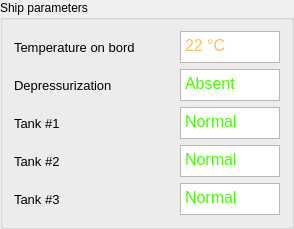
                <widget class="QGroupBox" name="groupBoxShipParameters">
                 <property name="title">
                  <string>Ship parameters</string>
                 </property>
                 <layout class="QVBoxLayout" name="verticalLayout_20">
                  <item>
                   <layout class="QHBoxLayout" name="horizontalLayout_27">
                    <item>
                     <widget class="QLabel" name="label_24">
                      <property name="minimumSize">
                       <size>
                        <width>160</width>
                        <height>0</height>
                       </size>
                      </property>
                      <property name="font">
                       <font>
                        <pointsize>10</pointsize>
                       </font>
                      </property>
                      <property name="text">
                       <string>Temperature on bord</string>
                      </property>
                     </widget>
                    </item>
                    <item>
                     <widget class="QTextEdit" name="textEdit_5">
                      <property name="minimumSize">
                       <size>
                        <width>100</width>
                        <height>22</height>
                       </size>
                      </property>
                      <property name="maximumSize">
                       <size>
                        <width>100</width>
                        <height>32</height>
                       </size>
                      </property>
                      <property name="font">
                       <font>
                        <pointsize>10</pointsize>
                       </font>
                      </property>
                      <property name="html">
                       <string>&lt;!DOCTYPE HTML PUBLIC &quot;-//W3C//DTD HTML 4.0//EN&quot; &quot;http://www.w3.org/TR/REC-html40/strict.dtd&quot;&gt;
&lt;html&gt;&lt;head&gt;&lt;meta name=&quot;qrichtext&quot; content=&quot;1&quot; /&gt;&lt;meta charset=&quot;utf-8&quot; /&gt;&lt;style type=&quot;text/css&quot;&gt;
p, li { white-space: pre-wrap; }
hr { height: 1px; border-width: 0; }
li.unchecked::marker { content: &quot;\2610&quot;; }
li.checked::marker { content: &quot;\2612&quot;; }
&lt;/style&gt;&lt;/head&gt;&lt;body style=&quot; font-family:'Cantarell'; font-size:10pt; font-weight:400; font-style:normal;&quot;&gt;
&lt;p style=&quot; margin-top:0px; margin-bottom:0px; margin-left:0px; margin-right:0px; -qt-block-indent:0; text-indent:0px;&quot;&gt;&lt;span style=&quot; font-family:'Segoe UI'; font-size:12pt; color:#ffbf59;&quot;&gt;22 °C&lt;/span&gt;&lt;/p&gt;&lt;/body&gt;&lt;/html&gt;</string>
                      </property>
                     </widget>
                    </item>
                   </layout>
                  </item>
                  <item>
                   <layout class="QHBoxLayout" name="horizontalLayout_28">
                    <item>
                     <widget class="QLabel" name="label_25">
                      <property name="minimumSize">
                       <size>
                        <width>160</width>
                        <height>0</height>
                       </size>
                      </property>
                      <property name="font">
                       <font>
                        <pointsize>10</pointsize>
                       </font>
                      </property>
                      <property name="text">
                       <string>Depressurization</string>
                      </property>
                     </widget>
                    </item>
                    <item>
                     <widget class="QTextEdit" name="textEdit_6">
                      <property name="minimumSize">
                       <size>
                        <width>100</width>
                        <height>22</height>
                       </size>
                      </property>
                      <property name="maximumSize">
                       <size>
                        <width>100</width>
                        <height>32</height>
                       </size>
                      </property>
                      <property name="font">
                       <font>
                        <pointsize>10</pointsize>
                       </font>
                      </property>
                      <property name="html">
                       <string>&lt;!DOCTYPE HTML PUBLIC &quot;-//W3C//DTD HTML 4.0//EN&quot; &quot;http://www.w3.org/TR/REC-html40/strict.dtd&quot;&gt;
&lt;html&gt;&lt;head&gt;&lt;meta name=&quot;qrichtext&quot; content=&quot;1&quot; /&gt;&lt;meta charset=&quot;utf-8&quot; /&gt;&lt;style type=&quot;text/css&quot;&gt;
p, li { white-space: pre-wrap; }
hr { height: 1px; border-width: 0; }
li.unchecked::marker { content: &quot;\2610&quot;; }
li.checked::marker { content: &quot;\2612&quot;; }
&lt;/style&gt;&lt;/head&gt;&lt;body style=&quot; font-family:'Cantarell'; font-size:10pt; font-weight:400; font-style:normal;&quot;&gt;
&lt;p style=&quot; margin-top:0px; margin-bottom:0px; margin-left:0px; margin-right:0px; -qt-block-indent:0; text-indent:0px;&quot;&gt;&lt;span style=&quot; font-family:'Segoe UI'; font-size:12pt; color:#44ff00;&quot;&gt;Absent&lt;/span&gt;&lt;/p&gt;&lt;/body&gt;&lt;/html&gt;</string>
                      </property>
                     </widget>
                    </item>
                   </layout>
                  </item>
                  <item>
                   <layout class="QHBoxLayout" name="horizontalLayout_29">
                    <item>
                     <widget class="QLabel" name="label_26">
                      <property name="minimumSize">
                       <size>
                        <width>160</width>
                        <height>0</height>
                       </size>
                      </property>
                      <property name="font">
                       <font>
                        <pointsize>10</pointsize>
                       </font>
                      </property>
                      <property name="text">
                       <string>Tank #1</string>
                      </property>
                     </widget>
                    </item>
                    <item>
                     <widget class="QTextEdit" name="textEdit_7">
                      <property name="minimumSize">
                       <size>
                        <width>100</width>
                        <height>22</height>
                       </size>
                      </property>
                      <property name="maximumSize">
                       <size>
                        <width>100</width>
                        <height>32</height>
                       </size>
                      </property>
                      <property name="font">
                       <font>
                        <pointsize>10</pointsize>
                       </font>
                      </property>
                      <property name="html">
                       <string>&lt;!DOCTYPE HTML PUBLIC &quot;-//W3C//DTD HTML 4.0//EN&quot; &quot;http://www.w3.org/TR/REC-html40/strict.dtd&quot;&gt;
&lt;html&gt;&lt;head&gt;&lt;meta name=&quot;qrichtext&quot; content=&quot;1&quot; /&gt;&lt;meta charset=&quot;utf-8&quot; /&gt;&lt;style type=&quot;text/css&quot;&gt;
p, li { white-space: pre-wrap; }
hr { height: 1px; border-width: 0; }
li.unchecked::marker { content: &quot;\2610&quot;; }
li.checked::marker { content: &quot;\2612&quot;; }
&lt;/style&gt;&lt;/head&gt;&lt;body style=&quot; font-family:'Cantarell'; font-size:10pt; font-weight:400; font-style:normal;&quot;&gt;
&lt;p style=&quot; margin-top:0px; margin-bottom:0px; margin-left:0px; margin-right:0px; -qt-block-indent:0; text-indent:0px;&quot;&gt;&lt;span style=&quot; font-family:'Segoe UI'; font-size:12pt; color:#44ff00;&quot;&gt;Normal&lt;/span&gt;&lt;/p&gt;&lt;/body&gt;&lt;/html&gt;</string>
                      </property>
                     </widget>
                    </item>
                   </layout>
                  </item>
                  <item>
                   <layout class="QHBoxLayout" name="horizontalLayout_30">
                    <item>
                     <widget class="QLabel" name="label_27">
                      <property name="minimumSize">
                       <size>
                        <width>160</width>
                        <height>0</height>
                       </size>
                      </property>
                      <property name="font">
                       <font>
                        <pointsize>10</pointsize>
                       </font>
                      </property>
                      <property name="text">
                       <string>Tank #2</string>
                      </property>
                     </widget>
                    </item>
                    <item>
                     <widget class="QTextEdit" name="textEdit_8">
                      <property name="minimumSize">
                       <size>
                        <width>100</width>
                        <height>22</height>
                       </size>
                      </property>
                      <property name="maximumSize">
                       <size>
                        <width>100</width>
                        <height>32</height>
                       </size>
                      </property>
                      <property name="font">
                       <font>
                        <pointsize>10</pointsize>
                       </font>
                      </property>
                      <property name="html">
                       <string>&lt;!DOCTYPE HTML PUBLIC &quot;-//W3C//DTD HTML 4.0//EN&quot; &quot;http://www.w3.org/TR/REC-html40/strict.dtd&quot;&gt;
&lt;html&gt;&lt;head&gt;&lt;meta name=&quot;qrichtext&quot; content=&quot;1&quot; /&gt;&lt;meta charset=&quot;utf-8&quot; /&gt;&lt;style type=&quot;text/css&quot;&gt;
p, li { white-space: pre-wrap; }
hr { height: 1px; border-width: 0; }
li.unchecked::marker { content: &quot;\2610&quot;; }
li.checked::marker { content: &quot;\2612&quot;; }
&lt;/style&gt;&lt;/head&gt;&lt;body style=&quot; font-family:'Cantarell'; font-size:10pt; font-weight:400; font-style:normal;&quot;&gt;
&lt;p style=&quot; margin-top:0px; margin-bottom:0px; margin-left:0px; margin-right:0px; -qt-block-indent:0; text-indent:0px;&quot;&gt;&lt;span style=&quot; font-family:'Segoe UI'; font-size:12pt; color:#44ff00;&quot;&gt;Normal&lt;/span&gt;&lt;/p&gt;&lt;/body&gt;&lt;/html&gt;</string>
                      </property>
                     </widget>
                    </item>
                   </layout>
                  </item>
                  <item>
                   <layout class="QHBoxLayout" name="horizontalLayout_31">
                    <item>
                     <widget class="QLabel" name="label_28">
                      <property name="minimumSize">
                       <size>
                        <width>160</width>
                        <height>0</height>
                       </size>
                      </property>
                      <property name="font">
                       <font>
                        <pointsize>10</pointsize>
                       </font>
                      </property>
                      <property name="text">
                       <string>Tank #3</string>
                      </property>
                     </widget>
                    </item>
                    <item>
                     <widget class="QTextEdit" name="textEdit_9">
                      <property name="minimumSize">
                       <size>
                        <width>100</width>
                        <height>22</height>
                       </size>
                      </property>
                      <property name="maximumSize">
                       <size>
                        <width>100</width>
                        <height>32</height>
                       </size>
                      </property>
                      <property name="font">
                       <font>
                        <pointsize>10</pointsize>
                       </font>
                      </property>
                      <property name="verticalScrollBarPolicy">
                       <enum>Qt::ScrollBarAsNeeded</enum>
                      </property>
                      <property name="html">
                       <string>&lt;!DOCTYPE HTML PUBLIC &quot;-//W3C//DTD HTML 4.0//EN&quot; &quot;http://www.w3.org/TR/REC-html40/strict.dtd&quot;&gt;
&lt;html&gt;&lt;head&gt;&lt;meta name=&quot;qrichtext&quot; content=&quot;1&quot; /&gt;&lt;meta charset=&quot;utf-8&quot; /&gt;&lt;style type=&quot;text/css&quot;&gt;
p, li { white-space: pre-wrap; }
hr { height: 1px; border-width: 0; }
li.unchecked::marker { content: &quot;\2610&quot;; }
li.checked::marker { content: &quot;\2612&quot;; }
&lt;/style&gt;&lt;/head&gt;&lt;body style=&quot; font-family:'Cantarell'; font-size:10pt; font-weight:400; font-style:normal;&quot;&gt;
&lt;p style=&quot; margin-top:0px; margin-bottom:0px; margin-left:0px; margin-right:0px; -qt-block-indent:0; text-indent:0px;&quot;&gt;&lt;span style=&quot; font-family:'Segoe UI'; font-size:12pt; color:#44ff00;&quot;&gt;Normal&lt;/span&gt;&lt;/p&gt;&lt;/body&gt;&lt;/html&gt;</string>
                      </property>
                     </widget>
                    </item>
                   </layout>
                  </item>
                 </layout>
                </widget>
